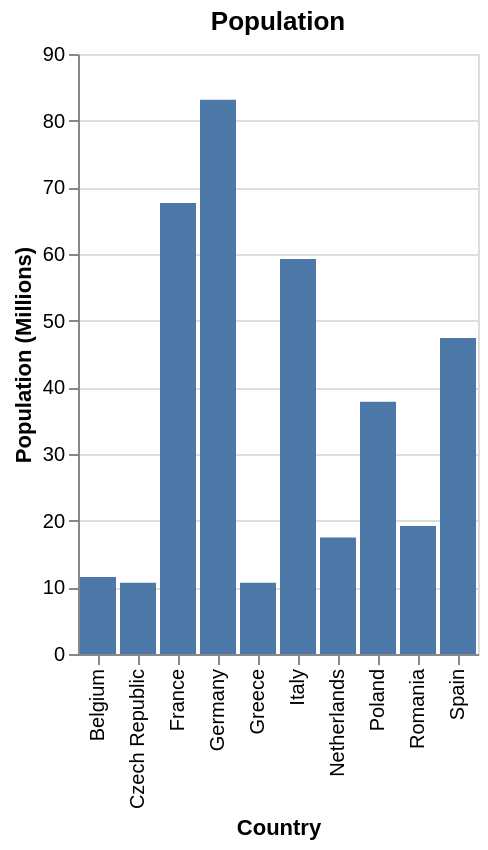

The code cell stored with this chart in its notebook:
### Markdown cell above
# Basic example: A simple bar chart

### Code cell
#@title First example: a custom bar chart
import altair as alt
import pandas as pd

# Data
data = pd.DataFrame(
    {'Country': ['Germany', 'France', 'Italy', 'Spain', 'Poland', 'Romania',
                 'Netherlands', 'Belgium', 'Czech Republic', 'Greece'],
     'Population (Millions)': [83.155, 67.657, 59.236, 47.399, 37.840,
                               19.202, 17.475, 11.555, 10.702, 10.679]})

# Creating the chart, with mark_bar to define a bar chart
alt.Chart(data).mark_bar().encode(
    alt.X('Country:N'),                 # Categories in X axis
    alt.Y('Population (Millions):Q'),   # Length of the bars in Y
).properties(title = 'Population')      # Title of the chart

### Figure 1 — Vega-Lite specification as saved in the notebook (floating-point values rounded to 4 significant figures)
{"config": {"view": {"continuousWidth": 300, "continuousHeight": 300}}, "data": {"name": "data-d46858fae834a27c36f0c704f9391db6"}, "mark": {"type": "bar"}, "encoding": {"x": {"field": "Country", "type": "nominal"}, "y": {"field": "Population (Millions)", "type": "quantitative"}}, "title": "Population", "$schema": "https://vega.github.io/schema/vega-lite/v5.20.1.json", "datasets": {"data-d46858fae834a27c36f0c704f9391db6": [{"Country": "Germany", "Population (Millions)": 83.16}, {"Country": "France", "Population (Millions)": 67.66}, {"Country": "Italy", "Population (Millions)": 59.24}, {"Country": "Spain", "Population (Millions)": 47.4}, {"Country": "Poland", "Population (Millions)": 37.84}, {"Country": "Romania", "Population (Millions)": 19.2}, {"Country": "Netherlands", "Population (Millions)": 17.48}, {"Country": "Belgium", "Population (Millions)": 11.55}, {"Country": "Czech Republic", "Population (Millions)": 10.7}, {"Country": "Greece", "Population (Millions)": 10.68}]}}
